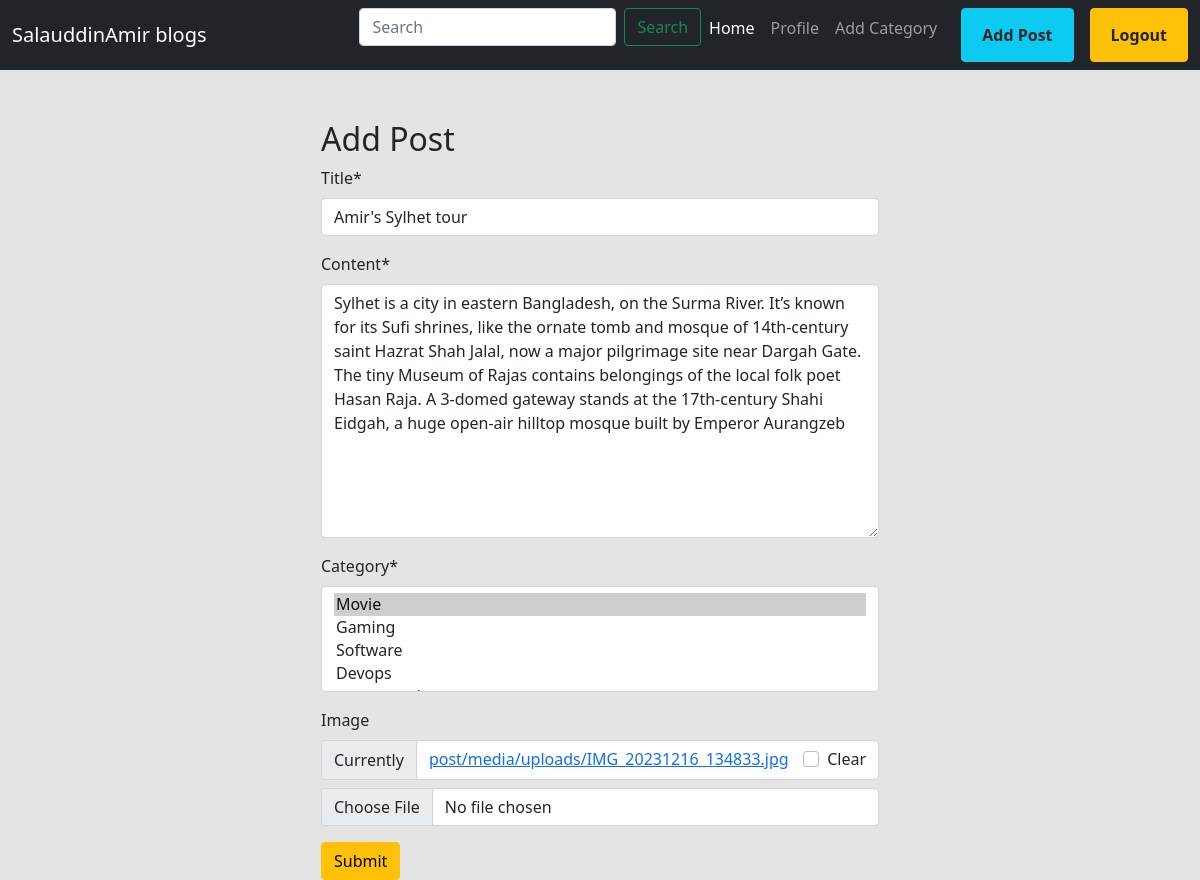
The page /post/edit/11 (signed in) on the database its author committed.
### post/models.py (models this page shows, shortened)
class post(models.Model):
    title = models.CharField(max_length=50)
    content =models.TextField()
    category=models.ManyToManyField(Category)
    author = models.ForeignKey(User, on_delete =models.CASCADE)
    image=models.ImageField(upload_to ='post/media/uploads/',blank=True,null=True)

### post/views.py (the view)
# urls.py: path('edit/<int:id>',views.updateviews.as_view(),name='updated_post' ),
@method_decorator(login_required,name='dispatch')
class updateviews(UpdateView):
    model= models.post
    form_class = forms.PostForm
    template_name='addPost.html'
    pk_url_kwarg = 'id'
    success_url= reverse_lazy('homepage')

### post/forms.py
class PostForm(forms.ModelForm):
    class Meta:
        model = post
        exclude= ['author']

### categories/models.py (called while the page is built)
    def __str__(self) -> str:
        return self.name

### post/templates/addPost.html (shortened to what this page needs)
{% extends "base.html" %}
{% load crispy_forms_tags%}
{% block content %}
<form style="width: 50%; margin:auto;margin-top: 50px;" method="post" >
    <h2>Add Post </h2>
    {{form | crispy }}
    <button class="btn btn-warning">Submit</button>
 </form>
{% endblock content %}

### rows shown on the page
post: title "Amir's Sylhet tour", content "Sylhet is a city in eastern Bangladesh, on the Surma River. It’s known for its Sufi shrines, like the ornate tomb and mosque of 14th-century saint Hazrat Shah Jalal, now a major pilgrimage site near Dargah Gate. The tiny Museum of Rajas contains belongings of the local folk poet Hasan Raja. A 3-domed gateway stands at the 17th-century Shahi Eidgah, a huge open-air hilltop mosque built by Emperor Aurangzeb"
